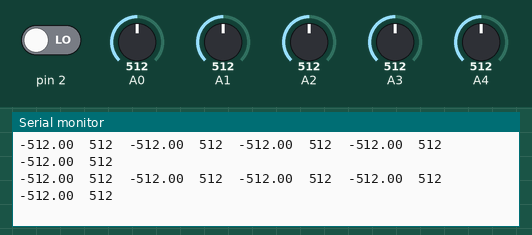
Simulated run of this sketch. Board: Arduino Uno, built with avr-gcc and run on an emulated ATmega328P. Shown: the last lines printed to the serial monitor. The test bench sets the inputs (shaded band); at power-on: A0 = 512, A1 = 512, A2 = 512, pin 2 LOW, A3 = 512, A4 = 512.

Above: at 1.2 s.
1.3 s: A0 set to 107
At 1.42 s:
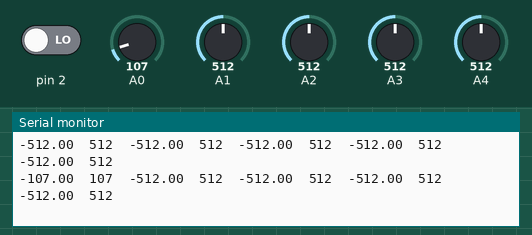
4.3 s: A0 set to 89
At 4.32 s:
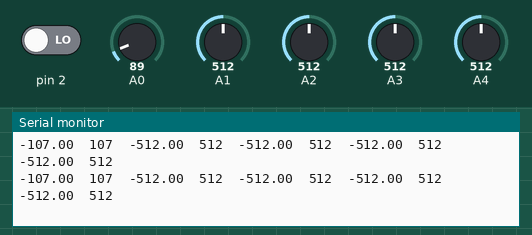
7.3 s: A1 set to 108
At 7.32 s:
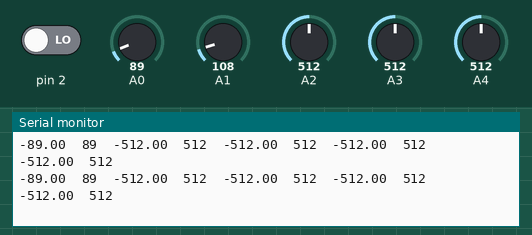
10.3 s: A1 set to 94
At 10.32 s:
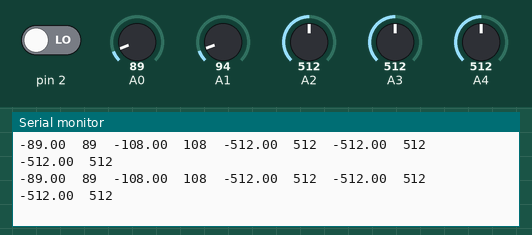
13.3 s: A2 set to 105
At 13.34 s:
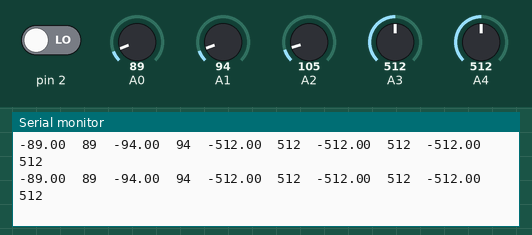
16.3 s: A2 set to 93
At 16.35 s:
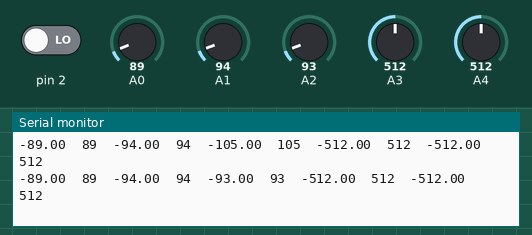
Timing chart, 0 to 18.8 s (numbered marks = the images above; inputs shaded):
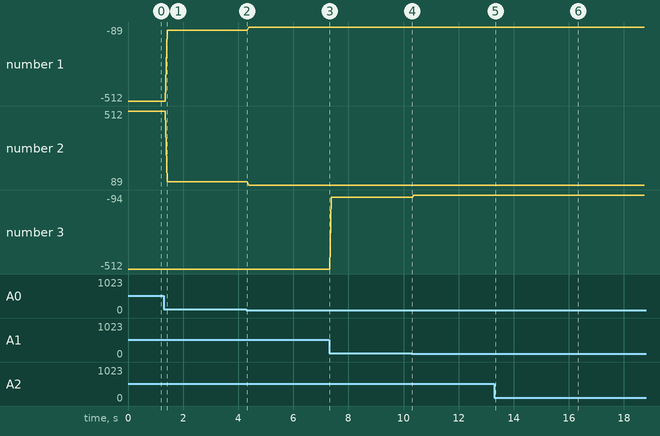

The sketch:

basic_serial_read_sg.ino
```cpp
int caliVolts[] = {-1,-1,-1,-1,-1};
double elongRatios[5];


void setup() {
  pinMode(2,INPUT);
  Serial.begin(9600);
}

void loop() {
  if(digitalRead(2) == 1){
    for(int i=0; i<5; ++i){
      caliVolts[i] = analogRead(i);
      Serial.println("button pressed: ");
    }
  }

  for(int i=0; i<5; ++i){
    int strainData = analogRead(i);
    elongRatios[i] = ((double)strainData) / caliVolts[i];
    Serial.print(elongRatios[i],2);
    Serial.print("\t");
    Serial.print(strainData);
    Serial.print("\t");
  }
  Serial.println("");
  delay(1);
}
```

Measured:
- after the input at 1.3 s, the serial monitor: prints a new line after 0.12 s (image 1)
- after the input at 16.3 s, the serial monitor: prints a new line after 0.05 s (image 6)
- plotted number 1: -512 → -107 after the input at 1.3 s, -107 → -89 after the input at 4.3 s
- plotted number 2: 512 → 107 after the input at 1.3 s, 107 → 89 after the input at 4.3 s
- plotted number 3: -512 → -108 after the input at 7.3 s, -108 → -94 after the input at 10.3 s
